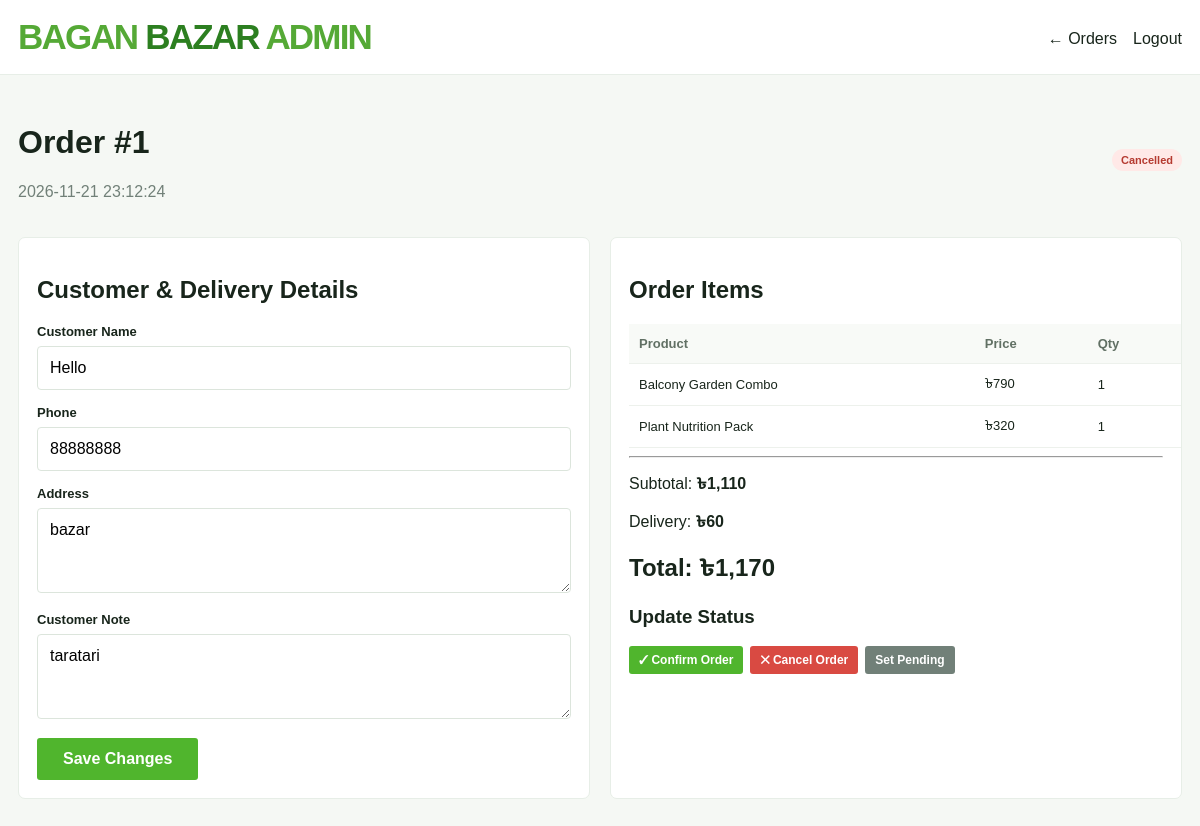
The page /admin/order/1 (signed in) on the database its author committed.
### tables this page shows
CREATE TABLE orders (
        id INTEGER PRIMARY KEY AUTOINCREMENT,
        customer_name TEXT NOT NULL,
        phone TEXT NOT NULL,
        address TEXT NOT NULL,
        note TEXT DEFAULT '',
        subtotal REAL NOT NULL,
        delivery_fee REAL NOT NULL DEFAULT 60,
        total REAL NOT NULL,
        status TEXT NOT NULL DEFAULT 'Pending',
        created_at TEXT NOT NULL DEFAULT (datetime('now','localtime'))
    );

CREATE TABLE order_items (
        id INTEGER PRIMARY KEY AUTOINCREMENT,
        order_id INTEGER NOT NULL,
        product_id INTEGER,
        product_name TEXT NOT NULL,
        price REAL NOT NULL,
        quantity INTEGER NOT NULL,
        FOREIGN KEY(order_id) REFERENCES orders(id) ON DELETE CASCADE,
        FOREIGN KEY(product_id) REFERENCES products(id) ON DELETE SET NULL
    );

### app.py (the view, shortened to what this page needs)
@app.route("/admin/order/<int:order_id>", methods=["GET","POST"])
@admin_required
def admin_order(order_id):
    con = db()
    order = con.execute("SELECT * FROM orders WHERE id=?", (order_id,)).fetchone()
    if not order:
        con.close(); abort(404)
    items = con.execute("SELECT * FROM order_items WHERE order_id=?", (order_id,)).fetchall()
    con.close()
    return render_template("admin_order.html", order=order, items=items)

### app.py (called while the page is built)
def db():
    con = sqlite3.connect(DB_PATH)
    con.row_factory = sqlite3.Row
    con.execute("PRAGMA foreign_keys = ON")
    return con

def admin_required(fn):
    @wraps(fn)
    def wrapper(*args, **kwargs):
        if not session.get("admin_id"):
            return redirect(url_for("admin_login"))
        return fn(*args, **kwargs)
    return wrapper

@app.template_filter("money")
def money(value):
    return "৳{:,.0f}".format(value or 0)

### templates/admin_order.html
{% extends "base.html" %}{% block body %}<div class="admin-shell"><div class="admin-top"><div class="container"><a class="brand" href="{{ url_for('admin_dashboard') }}">BAGAN <span>BAZAR</span> ADMIN</a><div><a href="{{ url_for('admin_dashboard') }}">← Orders</a>　<a href="{{ url_for('admin_logout') }}">Logout</a></div></div></div><main class="container admin-layout"><div class="admin-title"><div><h1>Order #{{ order.id }}</h1><p class="muted">{{ order.created_at }}</p></div><span class="status {{ order.status }}">{{ order.status }}</span></div>{% with messages=get_flashed_messages(with_categories=true) %}{% for category,message in messages %}<div class="flash">{{ message }}</div>{% endfor %}{% endwith %}<div class="detail-grid"><form class="panel" method="post"><h2>Customer & Delivery Details</h2><input type="hidden" name="action" value="save"><div class="field"><label>Customer Name</label><input name="customer_name" value="{{ order.customer_name }}" required></div><div class="field"><label>Phone</label><input name="phone" value="{{ order.phone }}" required></div><div class="field"><label>Address</label><textarea name="address" required>{{ order.address }}</textarea></div><div class="field"><label>Customer Note</label><textarea name="note">{{ order.note }}</textarea></div><button class="btn">Save Changes</button></form><section class="panel"><h2>Order Items</h2><table class="table"><thead><tr><th>Product</th><th>Price</th><th>Qty</th><th>Amount</th></tr></thead><tbody>{% for i in items %}<tr><td>{{ i.product_name }}</td><td>{{ i.price|money }}</td><td>{{ i.quantity }}</td><td>{{ (i.price*i.quantity)|money }}</td></tr>{% endfor %}</tbody></table><hr><p>Subtotal: <b>{{ order.subtotal|money }}</b></p><p>Delivery: <b>{{ order.delivery_fee|money }}</b></p><h2>Total: {{ order.total|money }}</h2><h3>Update Status</h3><div class="admin-actions"><form method="post"><button class="btn btn-sm" name="action" value="confirm">✓ Confirm Order</button></form><form method="post" onsubmit="return confirm('এই অর্ডারটি Cancel করবেন?')"><button class="btn btn-sm btn-red" name="action" value="cancel">✕ Cancel Order</button></form><form method="post"><button class="btn btn-sm btn-gray" name="action" value="pending">Set Pending</button></form></div></section></div></main></div>{% endblock %}

### templates/base.html (shortened to what this page needs)
<!doctype html><html lang="bn"><head><link rel="stylesheet" href="{{ url_for('static',filename='css/style.css') }}"></head><body>
{% block body %}{% endblock %}<script src="{{ url_for('static',filename='js/main.js') }}"></script></body></html>

### static/css/style.css (style rules this page uses)
:root { --green:#50b52d;--green-dark:#348d20;--ink:#18251b;--muted:#718078;--line:#e7eee7;--pale:#f4f8f1;--white:#fff;--shadow:0 5px 18px #183c1810 }
* { box-sizing:border-box }
body { margin:0;font-family:Arial,"Noto Sans Bengali",sans-serif;color:var(--ink);background:#fff }
a { color:inherit;text-decoration:none }
button,input,textarea,select { font:inherit }
.container { width:min(1210px,calc(100% - 36px));margin:auto }
.brand { font-size:35px;font-weight:800;letter-spacing:-1.8px;color:#55a936;white-space:nowrap }
.brand span { color:#2c7f20 }
.btn { display:inline-flex;align-items:center;justify-content:center;background:var(--green);color:white;border:0;padding:12px 26px;font-weight:700;cursor:pointer;border-radius:3px }
.field { margin-bottom:15px }
.field label { display:block;font-size:13px;font-weight:700;margin-bottom:7px }
.field input,.field textarea,.field select { width:100%;border:1px solid #dce5dc;border-radius:4px;padding:12px;outline-color:var(--green) }
.field textarea { min-height:85px;resize:vertical }
.admin-shell { background:#f5f8f4;min-height:100vh }
.admin-top { background:#fff;border-bottom:1px solid var(--line);padding:17px 0 }
.admin-top .container { display:flex;justify-content:space-between;align-items:center }
.admin-layout { padding:28px 0 }
.admin-title { display:flex;justify-content:space-between;align-items:center;margin-bottom:20px }
.panel { background:white;border:1px solid var(--line);border-radius:7px;padding:18px;margin-bottom:20px;overflow:auto }
.table { width:100%;border-collapse:collapse;min-width:700px }
.table th,.table td { text-align:left;border-bottom:1px solid #edf1ec;padding:12px 10px;font-size:13px }
.table th { color:#617064;background:#f8faf7 }
.status { padding:5px 9px;border-radius:20px;font-size:11px;font-weight:700;background:#fff5d9;color:#916b00 }
.status.Cancelled { background:#ffe9e7;color:#b53a30 }
.admin-actions { display:flex;gap:7px;flex-wrap:wrap }
.btn-sm { padding:7px 10px;font-size:12px }
.btn-red { background:#d94a42 }
.btn-gray { background:#718078 }
.detail-grid { display:grid;grid-template-columns:1fr 1fr;gap:20px }
.muted { color:var(--muted) }
html { scroll-behavior:smooth }
.btn { transition:transform .2s ease,background .2s ease,box-shadow .2s ease }
.brand { transition:letter-spacing .25s }

### rows shown on the page
orders: id "1", created_at "2026-11-21 23:12:24", status "Cancelled", customer_name "Hello", phone "88888888", address "bazar", note "taratari", subtotal "৳1,110", delivery_fee "৳60", total "৳1,170"
order_items: product_name "Balcony Garden Combo", price "৳790", quantity "1"
order_items: product_name "Plant Nutrition Pack", price "৳320", quantity "1"
